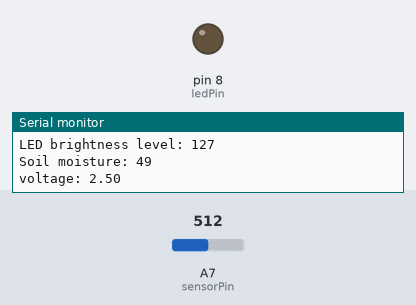
Bench run of a sketch on a simulated Arduino Nano, built with avr-gcc and run on an emulated ATmega328P. Shown: output pins drawn as LEDs (lit = HIGH), the last lines printed to the serial monitor. The inputs (shaded band) are chosen by the test bench; at power-on: A7 (sensorPin) = 512.

Above: at 1.2 s.
1.3 s: A7 (sensorPin) set to 499
At 4.2 s:
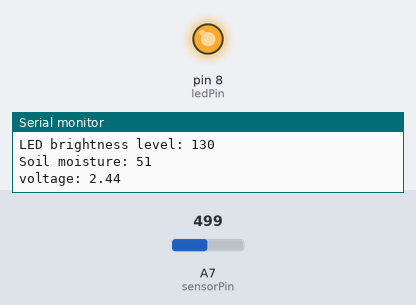
4.5 s: A7 (sensorPin) set to 511
At 6.7 s:
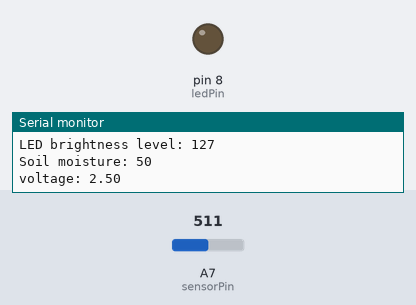
7.6 s: A7 (sensorPin) set to 306
At 10.4 s:
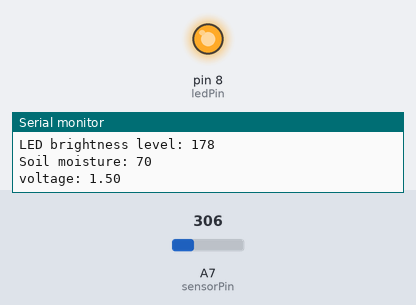
Timing chart, 0 to 11.9 s (numbered marks = the images above; inputs shaded):
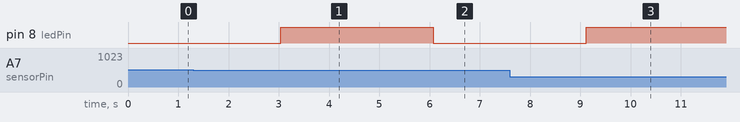

Measured:
- the behaviour switches between 510 and 509 on A7 (sensorPin) (found by bisection; images 0 and 1)
- after the input at 1.3 s, pin 8 (ledPin): LOW → HIGH after 1.7 s
- after the input at 4.5 s, pin 8 (ledPin): HIGH → LOW after 1.6 s
- after the input at 7.6 s, pin 8 (ledPin): LOW → HIGH after 1.5 s

The sketch:

soilsensor_led.ino
```cpp
int ledPin = 8;
int sensorPin = A7;

int sensorVal1 = 0;
int sensorVal2 = 0;

void setup() {
  // put your setup code here, to run once:
  pinMode(ledPin, OUTPUT);
  Serial.begin(9600);
}

void loop() {
  // put your main code here, to run repeatedly:

  sensorVal1 = analogRead(sensorPin);
  sensorVal2 = analogRead(sensorPin);

  Serial.print("sensor val1: ");
  Serial.println(sensorVal1);

 Serial.print("sensor val2: ");
 Serial.println(sensorVal2);

 float voltage = sensorVal1 * (5.0 / 1023.0);

  sensorVal1 = map(sensorVal1, 1023, 0, 0, 255);

  Serial.print("LED brightness level: ");
  Serial.println(sensorVal1);

  analogWrite(ledPin, sensorVal1);

  sensorVal2 = map(sensorVal2, 1023, 0, 0, 100);

  Serial.print("Soil moisture: ");
  Serial.println(sensorVal2);

  Serial.print("voltage: ");
  Serial.println(voltage);
  Serial.println("");
  Serial.println("");
  delay(3000);

}
```
